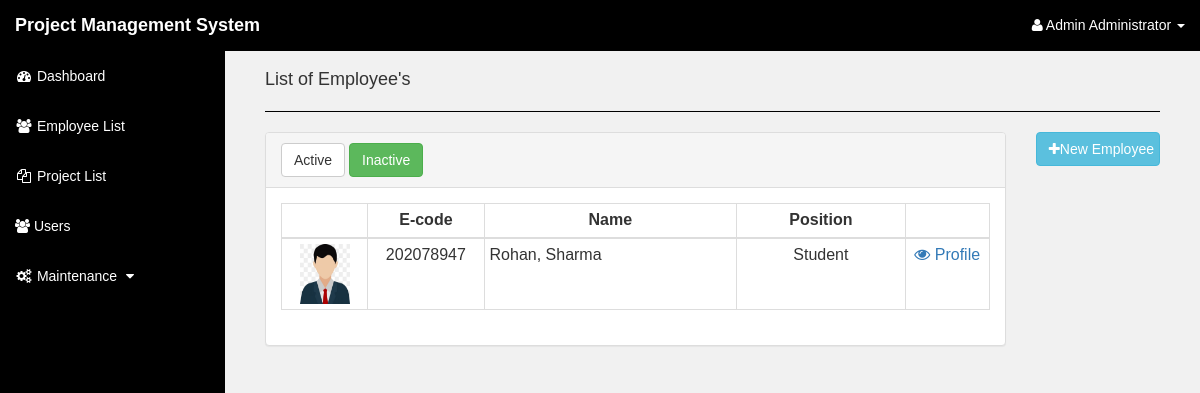
Page /pages/index.php?page=employee&io=2 (signed in) on the committed database.
### tables this page shows
CREATE TABLE `employee` (
  `eid` int(10) NOT NULL,
  `lastname` varchar(50) NOT NULL,
  `firstname` varchar(50) NOT NULL,
  `midname` varchar(50) NOT NULL,
  `bday` date NOT NULL,
  `contact_no` varchar(15) NOT NULL,
  `address` varchar(100) NOT NULL,
  `pid` int(10) NOT NULL,
  `status` varchar(30) NOT NULL,
  `gender` varchar(10) NOT NULL,
  `ecode` varchar(10) NOT NULL,
  `date_added` date NOT NULL DEFAULT current_timestamp(),
  `e_pic` varchar(100) NOT NULL,
  `io` int(5) NOT NULL
);

CREATE TABLE `position` (
  `pid` int(10) NOT NULL,
  `position` varchar(100) NOT NULL,
  `p_type` varchar(15) NOT NULL,
  `daily_rate` varchar(10) NOT NULL
);

### pages/index.php (the view, shortened to what this page needs)
<?php include '../includes/auth.php';
      include '../includes/header.php'; ?>
<!DOCTYPE html>
<html lang="en">
<body style="background-color:rgba(241, 241, 241, 0.9) !important">
    <div id="wrapper">
        <nav class="navbar navbar-inverse navbar-fixed-top" role="navigation">
            <div class="navbar-header">
                <a class="navbar-brand" href=""><b>Project Management System</b></a>
            </div>
            <ul class="nav navbar-right top-nav">
                <li class="dropdown">
                    <a href="#" class="dropdown-toggle" data-toggle="dropdown"><i class="fa fa-user"></i>
                <?php echo $_SESSION['NAME']?>
                    <b class="caret"></b></a>
                        </li>
                    </ul>
            <div class="collapse navbar-collapse navbar-ex1-collapse">
            <?php  include '../includes/sidebar.php'; ?>
            </div>
        </nav>
        <div id="page-wrapper">
            <div class="container-fluid">
<?php
$page = isset($_GET['page']) && !empty($_GET['page']) ? $_GET['page'] : 'home';
$pages = array('home','position','employee','employee_profile','division','project_list','project_detail','progress','update_progress','user_list','attendance','project_team');
if (!empty($page)) {
    if(in_array($page,$pages)) {
        $page .= '.php';
        include($page);
    }
    else {
        echo 'Page not found. Return
        <a href="index.php?page=home">home</a>';
    }
}
?>
            </div>
</body>
</html>

### pages/employee.php (shortened to what this page needs)
<div class="col-md-12">
	<h4>List of Employee's</h4>
<hr style="border-bottom:1px solid black"></hr>
</div>
<div class="col-lg-10">
	<div class="panel panel-default">
        <div class="panel-heading">
        <?php if($_GET['io'] == '1'){ $btn_class1 = 'class="btn btn-md btn-success"';} else{ $btn_class1 = 'class="btn btn-md btn-default"';} ?>
        <?php if($_GET['io'] == '2'){ $btn_class = 'class="btn btn-md btn-success"';} else{ $btn_class = 'class="btn btn-md btn-default"';} ?>
          <a href="index.php?page=employee&io=1" <?php echo $btn_class1 ?> > Active</a>
          <a href="index.php?page=employee&io=2" <?php echo $btn_class ?> > Inactive</a>
        </div>
        <div class="panel-body">
       <table id="emp" class="table table-bordered table-condensed">
    <thead>
      <tr id="heads">
        <th class="col-md-1 text-center"></th>
        <th class="col-md-1 text-center">E-code</th>
        <th class="col-md-3 text-center">Name</th>
        <th class="col-md-2 text-center">Position</th>
        <th class="col-md-1 text-center"></th>
      </tr>
    </thead>
    <tbody>
    <?php
    include '../includes/db.php';
      $query=  mysqli_query($conn, "SELECT *,CONCAT(lastname,', ',firstname,' ',midname) as name FROM employee natural join position where io = '".$_GET['io']."' and eid != 1 order by name ");
         while($row = mysqli_fetch_assoc($query)) {
         $id =$row['eid'];
         $eco= date("Y",strtotime($row['date_added'])).$row['ecode'];
    ?>
      <tr>
        <td style="text-transform:capitalize" class="text-center"><img src='../images/<?php echo $row["e_pic"]?>' width='50px' height='60px'></td>
        <td style="text-transform:capitalize" class="text-center"><?php echo $eco ?></td>
        <td style="text-transform:capitalize"><?php echo $row['name'] ?></td>
        <td style="text-transform:capitalize" class="text-center"><?php echo $row['position'] ?></td>
        <td style="text-transform:capitalize" class="text-center"><center><a href="index.php?page=employee_profile&id=<?php echo $id ?>" ><i class="fa fa-eye"></i> Profile</a></center></td>
       </tr>
      <?php
    }
      ?>
    </tbody>
  </table>
		</div>
	</div>
</div>
<div class="col-md-2">
	<a class="col-sm-12 btn btn-md btn-info"  href="#new_employee" data-toggle="modal"><center><i class="fa fa-plus"></i>New Employee</center></a>
</div>
 <?php   include '../includes/add_modal.php'; ?>

### asset/css/sb-admin.css (style rules this page uses)
body { margin-top: 100px; background-color: #222; }
@media (min-width:768px) { body { margin-top: 50px; } }
#wrapper { padding-left: 0; }
#page-wrapper { width: 100%; padding: 0; background-color: #fff; }
@media (min-width:768px) { #wrapper { padding-left: 225px; } }
@media (min-width:768px) { #page-wrapper { padding: 10px; } }
.top-nav { padding: 0 15px; }
.top-nav>li { display: inline-block; float:left; }
.top-nav>li>a { padding-top: 15px; padding-bottom: 15px; line-height: 20px; color: #999; }

### asset/css/styles.css (style rules this page uses)
#page-wrapper { min-height: 870px; }
.navbar-inverse { background-color:#000000 !important; border-color:#000000ce !important; }
* { box-sizing:border-box }
body { font-family: Verdana,sans-serif; }
.navbar-inverse .navbar-brand { color: #ffffff !important; }
#page-wrapper { background-color: rgb(241, 241, 241) !important; }
.top-nav>li>a { padding-top: 15px; padding-bottom: 15px; line-height: 20px; color: #fff; }

### pages/index.php (style rules this page uses)
#page-wrapper { background-color: rgb(241, 241, 241) !important; }

### rows in the picture
employee: e_pic (placeholder picture), eco "202078947", name "Rohan, Sharma", pid.position "Student"

### other values in the picture
$_SESSION['NAME'] "Admin Administrator"
